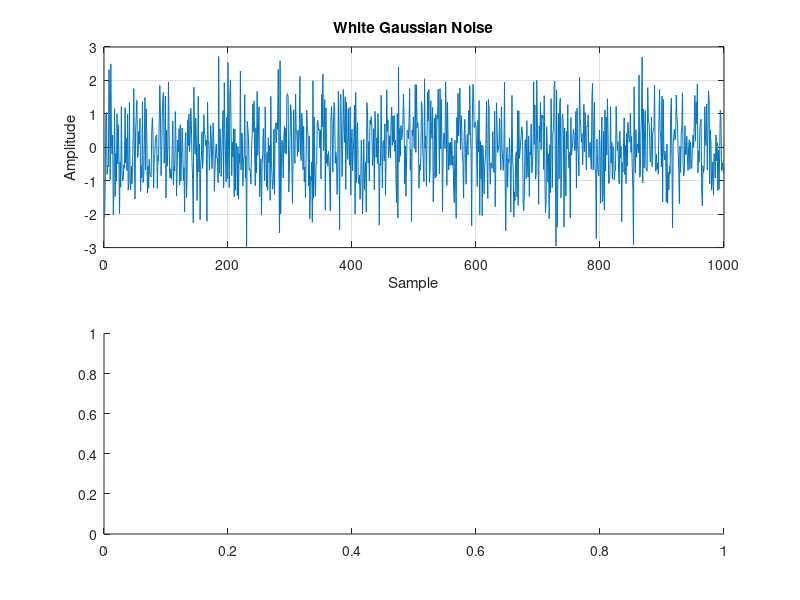

Write MATLAB code to recreate this figure. (Note: this script raises an error after producing the figure.)
%{
Problem 15: Random Signal Analysis
    •   Generate white Gaussian noise
    •   Analyze statistical properties
    •   Verify theoretical expectations
%}

clc;
clear;
close all;

% Generate White Gaussian Noise
N = 1000;
noise = randn(1,N);

% Statistical properties
m = mean(noise);
v = var(noise,1);
s = std(noise,1);

disp(['Mean = ',num2str(m)])
disp(['Variance = ',num2str(v)])
disp(['Standard Deviation = ',num2str(s)])

figure;

subplot(2,1,1)
plot(noise)
title('White Gaussian Noise')
xlabel('Sample')
ylabel('Amplitude')
grid on

subplot(2,1,2)
histogram(noise,30)
title('Histogram of Noise')
xlabel('Amplitude')
ylabel('Count')
grid on
